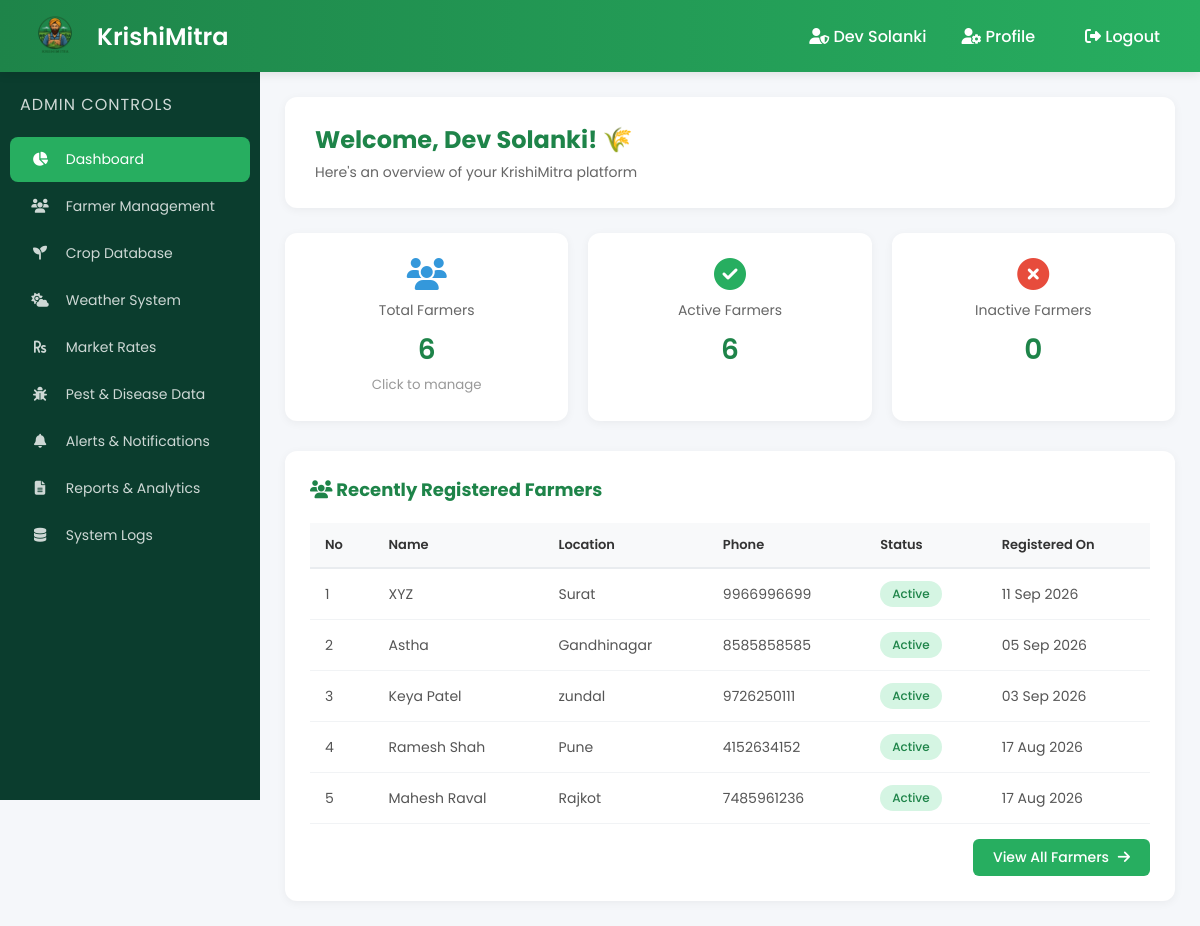
Page /KRISHIMITRA/admin/admin_dashboard.php (signed in) on the committed database.
### tables this page shows
CREATE TABLE `farmers` (
  `id` int(11) NOT NULL,
  `name` varchar(100) NOT NULL,
  `location` varchar(100) NOT NULL,
  `phone` varchar(15) NOT NULL,
  `password` varchar(255) NOT NULL,
  `created_at` timestamp NOT NULL DEFAULT current_timestamp(),
  `status` enum('active','inactive') DEFAULT 'active',
  `approved` tinyint(1) DEFAULT 1,
  `latitude` decimal(10,8) DEFAULT NULL,
  `longitude` decimal(11,8) DEFAULT NULL,
  `district` varchar(100) DEFAULT NULL
);

### KRISHIMITRA/admin/admin_dashboard.php (the view, shortened to what this page needs)
<?php
require_once '../config/database.php';
$stmt = $pdo->query("SELECT COUNT(*) as total FROM farmers");
$total_farmers = $stmt->fetch()['total'];
$stmt = $pdo->query("SELECT COUNT(*) as total FROM farmers WHERE status = 'active'");
$active_farmers = $stmt->fetch()['total'];
$stmt = $pdo->query("SELECT COUNT(*) as total FROM farmers WHERE status = 'inactive'");
$inactive_farmers = $stmt->fetch()['total'];
$stmt = $pdo->query("SELECT * FROM farmers ORDER BY created_at DESC LIMIT 5");
$recent_farmers = $stmt->fetchAll();
?>
<!DOCTYPE html>
<html lang="en">
<head>
    <link rel="stylesheet" href="admin_dashboard.css">
    <link rel="stylesheet" href="https://cdnjs.cloudflare.com/ajax/libs/font-awesome/6.5.0/css/all.min.css">
</head>
<body>
<div class="navbar">
    <div class="brand">
        <img src="../assets/images/logo1.png" alt="KrishiMitra Logo" onerror="this.src='../pictures/images/logo1.png'">
        <h2>KrishiMitra</h2>
    </div>
    <div class="nav-links">
        <span><i class="fas fa-user-shield"></i> <?php echo htmlspecialchars($_SESSION['admin_name']); ?></span>
        <a href="#" onclick="openProfile()"><i class="fas fa-user-cog"></i> Profile</a>
        <a href="../logout.php" class="logout-btn"><i class="fas fa-sign-out-alt"></i> Logout</a>
    </div>
</div>
<div class="layout">
    <div class="sidebar">
        <h3>Admin Controls</h3>
        <a class="active" href="admin_dashboard.php"><i class="fas fa-chart-pie"></i> Dashboard</a>
        <a href="manage_farmers.php"><i class="fas fa-users"></i> Farmer Management</a>
        <a href="crop_database.php"><i class="fas fa-seedling"></i> Crop Database</a>
        <a href="weather_admin.php"><i class="fas fa-cloud-sun"></i> Weather System</a>
        <a href="market_rates.php"><i class="fas fa-rupee-sign"></i> Market Rates</a>
        <a href="pest_disease.php"><i class="fas fa-bug"></i> Pest &amp; Disease Data</a>
        <a href="alerts_notifications.php"><i class="fas fa-bell"></i> Alerts &amp; Notifications</a>
        <a href="reports_analytics.php"><i class="fas fa-file-alt"></i> Reports &amp; Analytics</a>
        <a href="system_logs.php"><i class="fas fa-database"></i> System Logs</a>
    </div>
    <div class="content">
        <div class="welcome-box">
            <h2>Welcome, <?php echo htmlspecialchars($_SESSION['admin_name']); ?>! 🌾</h2>
            <p>Here's an overview of your KrishiMitra platform</p>
        </div>
        <div class="admin-kpi">
            <div class="box" onclick="window.location.href='manage_farmers.php'" style="cursor: pointer;">
                <i class="fas fa-users" style="font-size: 32px; color: #3498db;"></i>
                <h3>Total Farmers</h3>
                <p><?php echo $total_farmers; ?></p>
                <small style="color: #999;">Click to manage</small>
            </div>
            <div class="box" onclick="window.location.href='manage_farmers.php?status=active'" style="cursor: pointer;">
                <i class="fas fa-check-circle" style="font-size: 32px; color: #27ae60;"></i>
                <h3>Active Farmers</h3>
                <p><?php echo $active_farmers; ?></p>
            </div>
            <div class="box" onclick="window.location.href='manage_farmers.php?status=inactive'" style="cursor: pointer;">
                <i class="fas fa-times-circle" style="font-size: 32px; color: #e74c3c;"></i>
                <h3>Inactive Farmers</h3>
                <p><?php echo $inactive_farmers; ?></p>
            </div>
        </div>
        <div class="recent-farmers">
            <h3><i class="fas fa-users"></i> Recently Registered Farmers</h3>
            <?php if (count($recent_farmers) > 0): ?>
                <table class="farmer-table">
                    <thead>
                        <tr>
                            <th>No</th>
                            <th>Name</th>
                            <th>Location</th>
                            <th>Phone</th>
                            <th>Status</th>
                            <th>Registered On</th>
                        </tr>
                    </thead>
                    <tbody>
                        <?php $i = 1; foreach ($recent_farmers as $farmer):
                            $status_class = $farmer['status'] === 'active' ? 'active' : 'inactive';
                        ?>
                        <tr>
                            <td><?php echo $i++; ?></td>
                            <td><?php echo htmlspecialchars($farmer['name']); ?></td>
                            <td><?php echo htmlspecialchars($farmer['location']); ?></td>
                            <td><?php echo htmlspecialchars($farmer['phone']); ?></td>
                            <td>
                                <span class="status-badge <?php echo $status_class; ?>">
                                    <?php echo ucfirst($farmer['status']); ?>
                                </span>
                            </td>
                            <td><?php echo date('d M Y', strtotime($farmer['created_at'])); ?></td>
                        </tr>
                        <?php endforeach; ?>
                    </tbody>
                </table>
                <div style="text-align: right; margin-top: 15px;">
                    <a href="manage_farmers.php" class="view-all-btn">
                        View All Farmers <i class="fas fa-arrow-right"></i>
                    </a>
                </div>
            <?php else: ?>
                <p class="no-data">No farmers registered yet.</p>
            <?php endif; ?>
        </div>
    </div>
</div>
</body>
</html>

### KRISHIMITRA/admin/admin_dashboard.css (style rules this page uses)
* { margin: 0; padding: 0; box-sizing: border-box; }
body { font-family: 'Poppins', sans-serif; background: #f5f7fa; overflow-x: hidden; }
.navbar { position: fixed; top: 0; left: 0; width: 100%; height: 72px; background: linear-gradient(90deg, #1e8449, #27ae60); display: flex; justify-content: space-between; align-items: center; padding: 0 25px; color: white; z-index: 1000; box-shadow: 0 2px 10px rgba(0,0,0,0.1); }
.brand { display: flex; align-items: center; gap: 12px; }
.brand img { height: 60px; width: auto; object-fit: contain; }
.brand h2 { font-size: 24px; font-weight: 600; }
.nav-links { display: flex; align-items: center; gap: 20px; }
.nav-links span { color: white; font-weight: 500; }
.nav-links a { color: white; text-decoration: none; font-weight: 500; padding: 8px 15px; border-radius: 6px; transition: 0.3s; }
.layout { display: flex; margin-top: 72px; }
.sidebar { position: fixed; top: 72px; left: 0; width: 260px; height: calc(100vh - 72px); background: #0b3d2e; padding: 20px 0; color: white; overflow-y: auto; }
.sidebar h3 { padding: 0 20px; margin-bottom: 20px; font-size: 16px; opacity: 0.8; font-weight: 400; letter-spacing: 1px; text-transform: uppercase; }
.sidebar a { display: block; color: rgba(255,255,255,0.8); text-decoration: none; padding: 12px 20px; margin: 2px 10px; border-radius: 8px; transition: 0.3s; font-size: 14px; }
.sidebar a i { margin-right: 12px; width: 20px; text-align: center; }
.sidebar a.active { background: #27ae60; color: white; }
.content { margin-left: 260px; padding: 25px; width: calc(100% - 260px); min-height: calc(100vh - 72px); }
.welcome-box { background: white; padding: 25px 30px; border-radius: 12px; margin-bottom: 25px; box-shadow: 0 2px 10px rgba(0,0,0,0.05); }
.welcome-box h2 { color: #1e8449; margin-bottom: 5px; }
.welcome-box p { color: #666; font-size: 14px; }
.admin-kpi { display: grid; grid-template-columns: repeat(auto-fit, minmax(220px, 1fr)); gap: 20px; margin-bottom: 30px; }
.box { background: white; padding: 25px; border-radius: 12px; text-align: center; box-shadow: 0 2px 10px rgba(0,0,0,0.05); transition: 0.3s; }
.box i { margin-bottom: 10px; }
.box h3 { font-size: 14px; color: #666; font-weight: 400; margin-bottom: 8px; }
.box p { font-size: 28px; font-weight: 600; color: #1e8449; }
.recent-farmers { background: white; padding: 25px; border-radius: 12px; box-shadow: 0 2px 10px rgba(0,0,0,0.05); }
.recent-farmers h3 { color: #1e8449; margin-bottom: 20px; font-size: 18px; }
.farmer-table { width: 100%; border-collapse: collapse; }
.farmer-table thead { background: #f8f9fa; }
.farmer-table th { padding: 12px 15px; text-align: left; font-weight: 600; color: #333; font-size: 13px; border-bottom: 2px solid #e9ecef; }
.farmer-table td { padding: 12px 15px; border-bottom: 1px solid #f1f3f5; color: #555; font-size: 14px; }
.status-badge { padding: 4px 12px; border-radius: 20px; font-size: 12px; font-weight: 500; display: inline-block; white-space: nowrap; }
.status-badge.active { background: #d5f5e3; color: #1e8449; }
.view-all-btn { display: inline-block; padding: 8px 20px; background: #27ae60; color: white; text-decoration: none; border-radius: 6px; font-weight: 500; transition: 0.3s; font-size: 14px; }
.view-all-btn i { margin-left: 5px; transition: 0.3s; }

### rows in the picture
farmers: name "XYZ", location "Surat", phone "9966996699", status "Active", created_at "11 Sep 2026"
farmers: name "Astha", location "Gandhinagar", phone "8585858585", status "Active", created_at "05 Sep 2026"
farmers: name "Keya Patel", location "zundal", phone "9726250111", status "Active", created_at "03 Sep 2026"
farmers: name "Ramesh Shah", location "Pune", phone "4152634152", status "Active", created_at "17 Aug 2026"
farmers: name "Mahesh Raval", location "Rajkot", phone "7485961236", status "Active", created_at "17 Aug 2026"

### other values in the picture
$_SESSION['admin_name'] "Dev Solanki"
$total_farmers "6"
$active_farmers "6"
$inactive_farmers "0"
